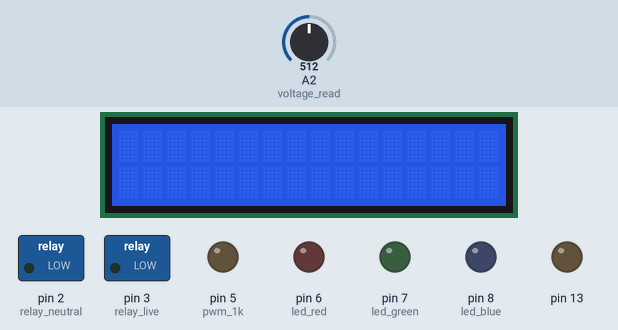
Bench run of a sketch on a simulated Arduino Uno, built with avr-gcc and run on an emulated ATmega328P. Parts: 16×2 character LCD, switched loads named in the sketch (green lamp = pin HIGH), output pins drawn as LEDs (lit = HIGH). Dashed ring = blinking. The test bench sets the inputs (shaded band); at power-on: A2 (voltage_read) = 512. What the sketch prints to the serial monitor is not drawn.

Above: at 1.7 s.
1.8 s: A2 (voltage_read) set to 632
4.8 s: A2 (voltage_read) set to 664
At 6.4 s:
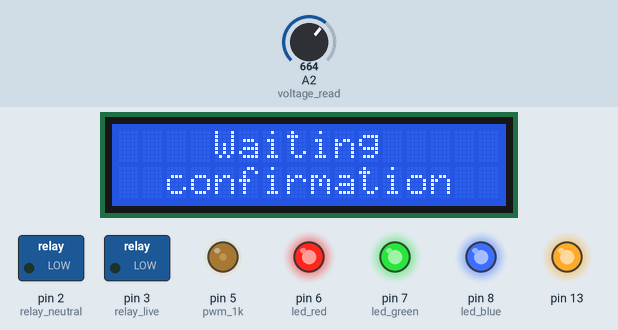
6.5 s: A2 (voltage_read) set to 610
At 7.7 s:
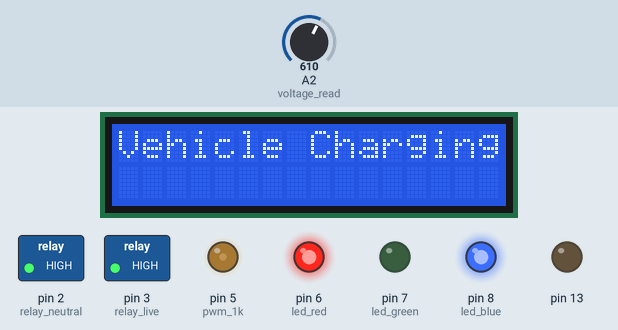
9.1 s: A2 (voltage_read) set to 716
At 9.6 s:
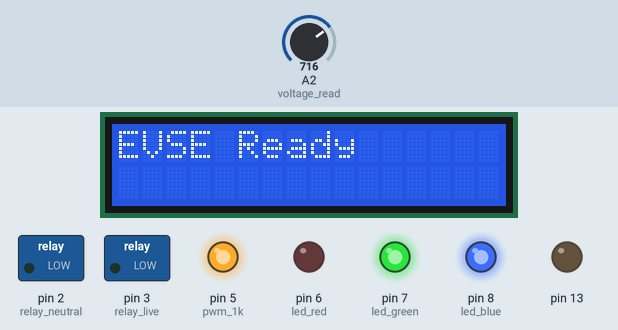
11.7 s: A2 (voltage_read) set to 24
At 12.97 s:
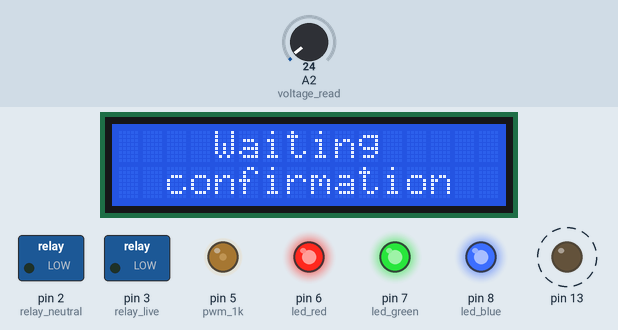
Timing chart, 0 to 14.2 s (numbered marks = the images above; inputs shaded):
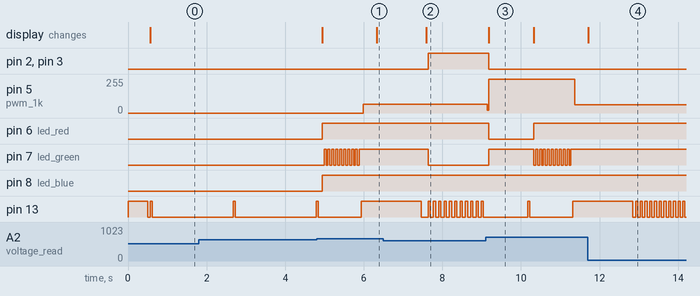

The sketch:

openevsetrial.ino
```cpp
//12/07/2022 stable and working on Rev 2

#include <EmonLib.h>

byte cMCUSR;
#include<avr/wdt.h>

int voltage;
uint8_t switch_flag = 0;
uint8_t duty_flag = 0;

//                                               A/B B/C C/D D DS
// THRESH_DATA J1772EVSEController::m_ThreshData = {875,780,690,0,260};
#define adc_12v_min 750
#define adc_12v_max 875
#define adc_9v_min 650
#define adc_9v_max 730
#define adc_6v_min 550
#define adc_6v_max 620
#define adc_3v_min 100
#define adc_3v_max 230

int32_t frequency = 1000;//hz
#define duty_cycle 63.75  //   (10% 25.5)||(16% 40.8)||(25% 63.75)||(30% 76.5)||(40% 102)||(50% 127.5)||(100% 255) ,if above 800us or 80% duty cycle rule changes

//unsigned long voltagetotal = 0;
//unsigned long voltageavg = 0;
//int counterval = 0;

#include <Wire.h>
#include <LiquidCrystal_I2C.h>
LiquidCrystal_I2C lcd(0x27, 16, 2);


bool      volt6_flag = false;
bool      volt9_flag = false;
bool      volt12_flag = false;
uint8_t count = 0;
uint8_t Irms;

#define start_pin 10
bool start_flag = true; // MAKE IT FALSE FOR DEVELOPMENT

#define led_blue 8       //Dickpak
#define led_green 7
#define led_red 6

#define pwm_1k 5
#define voltage_read A2

#define relay_live 3
#define relay_neutral 2
#define current_ip_pin A3
EnergyMonitor emon1;
String temp;
uint8_t toggle0, errorflag = 0;

void start_detect()                          //Switch ON button
{
  if (start_flag == false)
  {
    if (digitalRead(start_pin) == HIGH)
    {
      _delay_ms(500);
      wdt_reset();
      if (digitalRead(start_pin) == HIGH)
      {
        _delay_ms(1000);
        wdt_reset();
        if (  digitalRead(start_pin) == LOW) {
          TIMSK0 &= ~(1 << OCIE0A);
          lcd.clear();
          lcd.setCursor(0, 0);
          lcd.print("Starting...");
          _delay_ms(2000);
          Serial.println(F("buttonpresss instance"));
          start_flag = true;
          analogWrite(pwm_1k, 255);
          switch_flag = 1;
        }
        else if (digitalRead(start_pin) == HIGH) {
          Serial.println(F("Mode change"));
          if (duty_flag == 0) {
            duty_flag = 1;
            Serial.println(F("Changed to 32A")  );
            lcd.clear();
            lcd.setCursor(0, 0);
            lcd.print("Changed to 32A");
          }
          else if (duty_flag == 1) {
            duty_flag = 0;
            Serial.println(F("Changed to 16A"));
            lcd.clear();
            lcd.setCursor(0, 0);
            lcd.print("Changed to 16A");
          }
        }
      }
    }
  }
}


void stop_detect()
{
  if ( switch_flag == 1) {
    if (   digitalRead(start_pin) == HIGH)
    {
      _delay_ms(1000);
      wdt_reset();
      if (  digitalRead(start_pin) == HIGH)
      {
        Serial.println(F("In stop detect function"));
        stop_now();
        switch_flag = 0;
      }
    }
  }
}

void setup() {
  cMCUSR = MCUSR;
  MCUSR = 0;
  wdt_disable();
  Serial.begin(9600);
  pinMode(start_pin , INPUT);
  pinMode(led_blue , OUTPUT);
  pinMode(led_green , OUTPUT);
  pinMode(led_red , OUTPUT);
  pinMode(relay_live, OUTPUT);
  pinMode(relay_neutral, OUTPUT);
  digitalWrite(relay_live, LOW);
  digitalWrite(relay_neutral, LOW);
  // emon1.current(current_ip_pin, 17);
  emon1.current(current_ip_pin, 5.45); // For 5111
  // emon1.current(current_ip_pin, 5); // For 5014
  pinMode(13, OUTPUT);
  digitalWrite(13, HIGH);
  _delay_ms(500);
  digitalWrite(13, LOW);
  Serial.println(F("X`"));
  if (cMCUSR & (1 << PORF ))
    Serial.println(F("Power-on reset.\n"));
  if (cMCUSR & (1 << EXTRF))
    Serial.println(F("External reset!\n"));
  if (cMCUSR & (1 << BORF ))
    Serial.println(F("Brownout reset!\n"));
  if (cMCUSR & (1 << WDRF )) {
    Serial.println(F("Watchdog reset!\n"));
    //start_flag=true;
  }
  Wire.begin();
  Wire.beginTransmission(0x27);
  uint8_t err = Wire.endTransmission();
  Serial.println(err);
  if (err == 0)
  {
    Serial.println(F("LCD Ready"));
    lcd.init();
    lcd.backlight();
    lcd.clear();
    //    lcd.setCursor(0, 0);
    //    lcd.print("EVSE Ready");
  }
  else
  {
    Serial.println(F("LCDfault "));
  }

  errorflag = 0;

  wdt_enable(WDTO_8S);
  cli();//stop interrupts
  TCCR0A = 0;// set entire TCCR2A register to 0
  TCCR0B = 0;// same for TCCR2B
  TCNT0  = 0;//initialize counter value to 0
  // set compare match register for 2khz increments
  OCR0A = 30;
  // turn on CTC mode
  TCCR0A |= (1 << WGM01);
  // Set CS01 and CS00 bits for 64 prescaler
  TCCR0B |= (1 << CS01) | (1 << CS00);
  // enable timer compare interrupt
  TIMSK0 |= (1 << OCIE0A);
  sei();//allow interrupts
  TIMSK0 &= ~(1 << OCIE0A);        //need to check this
}

ISR(TIMER0_COMPA_vect) {
  if (duty_flag == 0)
  {
    if (toggle0 == 0) {
      digitalWrite(5, HIGH);
      //PORTD|=_BV(5);
      toggle0 = 1;
    }
    else {
      digitalWrite(5, LOW);
      //PORTD = (~(1 << 5) & PORTD);
      //PORTB ~=
      toggle0++;
      if (toggle0 == 4) {
        toggle0 = 0;
      }
    }
  }
  else if (duty_flag == 1) {
    if (toggle0 <= 2) {
      digitalWrite(5, HIGH);
      toggle0++;
      if (toggle0 == 2) {
        toggle0 = 3;
      }
    }
    else {
      digitalWrite(5, LOW);
      toggle0++;
      if (toggle0 == 5) {
        toggle0 = 0;
      }
    }
  }
}
void loop()
{

  digitalWrite(13, HIGH);
  _delay_ms(50);
  digitalWrite(13, LOW);
  _delay_ms(50);
  wdt_reset();
  stop_detect();
  if (start_flag == true)
  {
    uint16_t pl = 1023;
    uint16_t voltage = 0;

    // 1x = 114us 20x = 2.3ms 100x = 11.3ms
    for (int i = 0; i < 100; i++) {
      uint16_t reading = analogRead(voltage_read);  // measures pilot voltage

      if (reading > voltage) {
        voltage = reading;
        Serial.print("inside_loop"); Serial.println(voltage);
      }
      else if (reading < pl) {
        pl = reading;
      }
    }
    //    voltagetotal = 0;
    //    voltageavg = 0;
    //    counterval = 0;
    //    for (int i = 0; i < 100; i++)
    //    {
    //      voltage = analogRead(voltage_read);
    //      if (volt9_flag == 1)
    //      {
    //        if (voltage > 100)
    //        {
    //          voltagetotal += voltage;
    //          counterval++;
    //        }
    //      }
    //      else if (volt6_flag == 1)
    //      {
    //        if (voltage > 100)
    //        {
    //          voltagetotal += voltage;
    //          counterval++;
    //        }
    //      }
    //      else
    //      {
    //        if (voltage > 50)
    //        {
    //          voltagetotal += voltage;
    //          counterval++;
    //        }
    //      }

    wdt_reset();
    //  voltageavg = voltagetotal / counterval;
    //  voltage = voltageavg;
    //  Serial.print(F("Counter val: ")); Serial.print(counterval);
    Serial.print(F("tVoltage val: ")); Serial.println(voltage);

    Serial.print(volt12_flag); Serial.print(volt9_flag); Serial.println(volt6_flag);
    if (voltage > 100) {
      if ((adc_12v_min < voltage) && (voltage < adc_12v_max)) //12v
      {
        TIMSK0 &= ~(1 << OCIE0A);
        digitalWrite(pwm_1k, HIGH);
        digitalWrite(relay_live, LOW);
        digitalWrite(relay_neutral, LOW);
        digitalWrite(led_blue, HIGH);
        digitalWrite(led_red, LOW);
        digitalWrite(led_green, HIGH);
        Serial.println(F("on standby i.e no car connected "));
        // lcd.clear();
        lcd.setCursor(0, 0);
        lcd.print("     Standby  ");
        lcd.setCursor(0, 1);
        lcd.print("No Car Connected");
        _delay_ms(200);
        volt12_flag = true;
        volt9_flag = false;
        volt6_flag = false;
      }
      else if ((adc_9v_min < voltage) && (voltage < adc_9v_max )) //9v
      {
        volt9_flag = true;
        //if (volt12_flag == true && volt9_flag == true && volt6_flag==false)          //check if it was 12V first
        if (volt6_flag == false)        //Directly allowing 12V
        {
          digitalWrite(relay_live, LOW);
          digitalWrite(relay_neutral, LOW);
          Serial.println(F("vehicle detected ..sending 1khz signal "));
          //  lcd.clear();
          lcd.setCursor(0, 0);
          lcd.print("Vehicle Detected");
          lcd.setCursor(0, 1);
          lcd.print(" Sending Signal");
          //Serial.println(voltage);
          READY_BLINK();
          digitalWrite(13, HIGH);
          TIMSK0 |= (1 << OCIE0A);
          analogWrite(pwm_1k, duty_cycle);
          delay(3000);
          lcd.clear();
          lcd.setCursor(4, 0);
          lcd.print("Waiting");
          lcd.setCursor(2, 1);
          lcd.print("confirmation");
          _delay_ms(1000);
          volt9_flag = true;
          //volt12_flag = false;
          volt6_flag = false;
        }
        else
        {
          Serial.println(F("Stop In 9V Loop"));
          volt12_flag = true;
          volt6_flag = false;
          volt9_flag = false;
          stop_now();                           //HE UNCOMMENT KARAYCHA NA
        }
      }
      else if ((adc_6v_min < voltage) && (voltage < adc_6v_max))//6v
      {
        TIMSK0 |= (1 << OCIE0A);
        Serial.println(F("In charging loop"));
        wdt_reset();
        //        Irms = emon1.calcIrms(100); // Calculate Irms only  100 or 1480
        //        Irms = sqrt(Irms);
        wdt_reset();
        Serial.print(F("Current: "));
        Serial.println(Irms);
        if (Irms > 1)
        {
          lcd.setCursor(0, 1);
          lcd.print("Current: ");
          lcd.setCursor(10, 1);
          lcd.print(Irms);
        }
        else
        {
          Serial.println(F("error value"));
        }
        if (Irms > 34)
        {
          stop_now();
        }
        Serial.println(F("In 6V"));
        if (volt9_flag == true)
        {
          digitalWrite(13, LOW);
          Serial.println(F("CHARGING STARTED"));
          lcd.clear();
          lcd.setCursor(0, 0);
          lcd.print("Vehicle Charging");
          _delay_ms(50);
          digitalWrite(relay_live, HIGH);
          digitalWrite(relay_neutral, HIGH);
          digitalWrite(led_green, LOW);
          digitalWrite(led_blue, HIGH);
          digitalWrite(led_red, HIGH);
          volt9_flag = false;
          volt6_flag = true;
          errorflag = 0;
        }
      }
      //      else if ((adc_3v_min < voltage) && (voltage < adc_3v_max))//3v
      //      {
      //        errorflag++;
      //        if (errorflag > 250)
      //        {
      //          digitalWrite(relay_live, LOW);
      //          digitalWrite(relay_neutral, LOW);
      //          digitalWrite(led_blue, LOW);
      //          digitalWrite(led_green, HIGH);
      //          digitalWrite(led_red, HIGH);
      //          //      start_flag = false;
      //          Serial.println(F("open surrounding needed X overheat "));
      //          lcd.clear();
      //          lcd.setCursor(0, 0);
      //          lcd.print(F("Vehicle Fault"));
      //          volt6_flag = false;
      //          volt9_flag = false;
      //          volt12_flag = false;
      //          start_flag == false;
      //          errorflag = 0;
      //        }
      //        else
      //        {
      //          Serial.println(F("Error in check"));
      //        }
      //      }
      else
      {
        Serial.println(F("No if conditions"));
        _delay_ms(2000);
        //stop_now();
        wdt_reset();
//        TIMSK0 &= ~(1 << OCIE0A);
//        switch_flag = 0;
//        digitalWrite(relay_live, LOW);
//        digitalWrite(relay_neutral, LOW);
//        digitalWrite(led_green, LOW);
//        digitalWrite(led_blue, LOW);
//        digitalWrite(led_red, HIGH);
//        analogWrite(pwm_1k, 255);
//        lcd.clear();
//        lcd.setCursor(0, 0);
//        lcd.print(F("Vehicle Fault"));
//        volt6_flag = false;
//        volt9_flag = false;
//        volt12_flag = false;
      }
    }                //>100 else ?
  }
  else                  //switch still OFF
  {
    digitalWrite(13, LOW);
    digitalWrite(led_blue, HIGH);
    digitalWrite(led_green, HIGH);
    digitalWrite(led_red, LOW);
    // start_flag == false;
    Serial.println(F("Everything OFF"));
    start_detect();
  }
  //  _delay_ms(100);
}

void stop_now()
{
  wdt_reset();
  TIMSK0 &= ~(1 << OCIE0A);
  Serial.println(F("Stop now"));
  lcd.clear();
  lcd.setCursor(0, 0);
  lcd.print("EVSE Ready");

  _delay_ms(50);
  //start_flag = false;
  switch_flag = 0;
  digitalWrite(relay_live, LOW);
  digitalWrite(relay_neutral, LOW);
  digitalWrite(led_green, HIGH);
  digitalWrite(led_blue, HIGH);
  digitalWrite(led_red, LOW);

  analogWrite(pwm_1k, 255);
  _delay_ms(1000);
  volt6_flag = false;
  volt9_flag = false;
  volt12_flag = false;
  //lcd.clear();
  //lcd.setCursor(0, 0);
  // lcd.print("EVSE Ready");
}

void READY_BLINK()  // required integer specifies, Delay time in sec
{
  wdt_reset();
  for (int k = 0; k < 10 ; k++)
  {
    wdt_reset();
    digitalWrite(led_green, LOW);
    digitalWrite(led_blue, HIGH);
    digitalWrite(led_red, HIGH);
    _delay_ms(50);
    digitalWrite(led_green, HIGH);
    digitalWrite(led_blue, HIGH);
    digitalWrite(led_red, HIGH);
    _delay_ms(50);
  }
}
```

Measured:
- the behaviour switches between 650 and 651 on A2 (voltage_read) (found by bisection; images 0 and 1)
- after the input at 4.8 s, pin 5 (pwm_1k): 0/255 → 64/255 after 1.2 s; pin 6 (led_red), pin 8 (led_blue): LOW → HIGH after 0.14 s; pin 7 (led_green): alternates HIGH for 0.05 s and LOW for 0.05 s, 19 changes in all, then stays HIGH, starting after 0.19 s; the display: first changes after 0.14 s (image 1 shows a later state)
- after the input at 6.5 s, pin 2 (relay_neutral), pin 3 (relay_live): LOW → HIGH after 1.1 s; the display: changes after 1.1 s (image 2)
- after the input at 9.1 s, pin 2 (relay_neutral), pin 3 (relay_live): HIGH → LOW after 0.08 s
- after the input at 11.7 s, pin 7 (led_green): stops changing and stays HIGH
- what the display in image 3 shows lasts 1.1 s, from 9.2 s to 10.3 s
